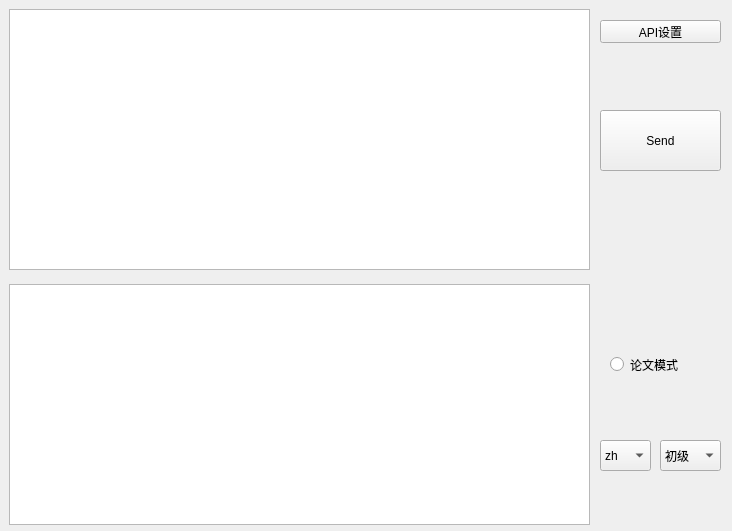
<?xml version="1.0" encoding="UTF-8"?>
<ui version="4.0">
 <class>Widget</class>
 <widget class="QWidget" name="Widget">
  <property name="geometry">
   <rect>
    <x>0</x>
    <y>0</y>
    <width>732</width>
    <height>531</height>
   </rect>
  </property>
  <property name="windowTitle">
   <string>Widget</string>
  </property>
  <widget class="QTextEdit" name="textEdit_input">
   <property name="geometry">
    <rect>
     <x>9</x>
     <y>9</y>
     <width>581</width>
     <height>261</height>
    </rect>
   </property>
  </widget>
  <widget class="QTextEdit" name="textEdit_output">
   <property name="geometry">
    <rect>
     <x>9</x>
     <y>284</y>
     <width>581</width>
     <height>241</height>
    </rect>
   </property>
  </widget>
  <widget class="QPushButton" name="pushButton_send">
   <property name="geometry">
    <rect>
     <x>600</x>
     <y>110</y>
     <width>121</width>
     <height>61</height>
    </rect>
   </property>
   <property name="text">
    <string>Send</string>
   </property>
  </widget>
  <widget class="QRadioButton" name="radioButton">
   <property name="geometry">
    <rect>
     <x>610</x>
     <y>350</y>
     <width>101</width>
     <height>29</height>
    </rect>
   </property>
   <property name="text">
    <string>论文模式</string>
   </property>
  </widget>
  <widget class="QComboBox" name="comboBox">
   <property name="geometry">
    <rect>
     <x>600</x>
     <y>440</y>
     <width>51</width>
     <height>31</height>
    </rect>
   </property>
   <item>
    <property name="text">
     <string extracomment="简体中文">zh</string>
    </property>
   </item>
   <item>
    <property name="text">
     <string extracomment="英语">en</string>
    </property>
   </item>
   <item>
    <property name="text">
     <string extracomment="日语">jp</string>
    </property>
   </item>
  </widget>
  <widget class="QComboBox" name="comboBox_2">
   <property name="geometry">
    <rect>
     <x>660</x>
     <y>440</y>
     <width>61</width>
     <height>31</height>
    </rect>
   </property>
   <item>
    <property name="text">
     <string>初级</string>
    </property>
   </item>
   <item>
    <property name="text">
     <string>中级</string>
    </property>
   </item>
   <item>
    <property name="text">
     <string>高级</string>
    </property>
   </item>
  </widget>
  <widget class="QPushButton" name="pushButton_apiSetting">
   <property name="geometry">
    <rect>
     <x>600</x>
     <y>20</y>
     <width>121</width>
     <height>23</height>
    </rect>
   </property>
   <property name="text">
    <string>API设置</string>
   </property>
  </widget>
 </widget>
 <resources/>
 <connections/>
</ui>
